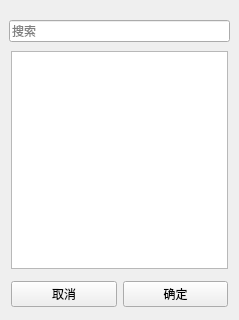
<?xml version="1.0" encoding="UTF-8"?>
<ui version="4.0">
 <class>MultiFilterView</class>
 <widget class="QWidget" name="MultiFilterView">
  <property name="geometry">
   <rect>
    <x>0</x>
    <y>0</y>
    <width>239</width>
    <height>320</height>
   </rect>
  </property>
  <property name="windowTitle">
   <string notr="true">MultiFilterView</string>
  </property>
  <property name="styleSheet">
   <string notr="true"/>
  </property>
  <layout class="QVBoxLayout" name="verticalLayout_4">
   <property name="leftMargin">
    <number>0</number>
   </property>
   <property name="topMargin">
    <number>0</number>
   </property>
   <property name="rightMargin">
    <number>0</number>
   </property>
   <property name="bottomMargin">
    <number>0</number>
   </property>
   <item>
    <widget class="QWidget" name="mainWidget" native="true">
     <property name="styleSheet">
      <string notr="true"/>
     </property>
     <layout class="QVBoxLayout" name="verticalLayout">
      <property name="leftMargin">
       <number>0</number>
      </property>
      <property name="topMargin">
       <number>20</number>
      </property>
      <property name="rightMargin">
       <number>0</number>
      </property>
      <property name="bottomMargin">
       <number>10</number>
      </property>
      <item>
       <widget class="QWidget" name="widgetSearch" native="true">
        <layout class="QVBoxLayout" name="verticalLayout_3">
         <property name="leftMargin">
          <number>9</number>
         </property>
         <property name="topMargin">
          <number>0</number>
         </property>
         <property name="rightMargin">
          <number>9</number>
         </property>
         <property name="bottomMargin">
          <number>0</number>
         </property>
         <item>
          <widget class="QLineEdit" name="searchEdit">
           <property name="text">
            <string notr="true"/>
           </property>
           <property name="placeholderText">
            <string>搜索</string>
           </property>
          </widget>
         </item>
        </layout>
       </widget>
      </item>
      <item>
       <widget class="QWidget" name="widgetList" native="true">
        <layout class="QVBoxLayout" name="verticalLayout_2">
         <property name="topMargin">
          <number>3</number>
         </property>
         <property name="bottomMargin">
          <number>3</number>
         </property>
         <item>
          <widget class="QListWidget" name="filterList"/>
         </item>
        </layout>
       </widget>
      </item>
      <item>
       <widget class="QWidget" name="btnsWidget" native="true">
        <layout class="QHBoxLayout" name="horizontalLayout">
         <property name="topMargin">
          <number>3</number>
         </property>
         <property name="bottomMargin">
          <number>3</number>
         </property>
         <item>
          <widget class="QPushButton" name="btnCancel">
           <property name="text">
            <string>取消</string>
           </property>
          </widget>
         </item>
         <item>
          <widget class="QPushButton" name="btnOk">
           <property name="text">
            <string>确定</string>
           </property>
          </widget>
         </item>
        </layout>
       </widget>
      </item>
     </layout>
    </widget>
   </item>
  </layout>
 </widget>
 <layoutdefault spacing="6" margin="11"/>
 <resources/>
 <connections/>
</ui>
